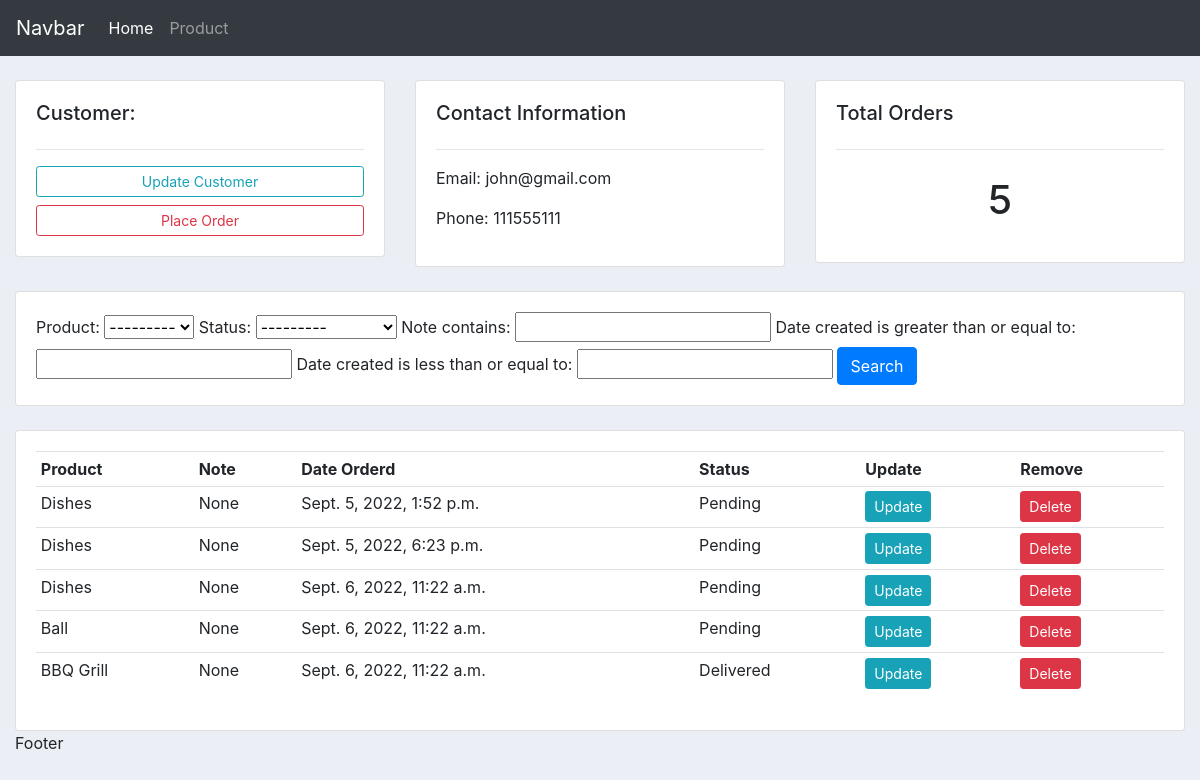
The app's page /customer/2/ with its own data.
### accounts/models.py (models this page shows, shortened)
class Customer(models.Model):
    name=models.CharField(max_length=200, null=True)
    phone=models.CharField(max_length=200, null=True)
    email=models.CharField(max_length=200, null=True)
    date_created=models.DateTimeField(auto_now_add=True, null=True)

class Order(models.Model):
    STATUS=(
        ('Pending','Pending'),
        ('Out for Delivery','Out for Delivery'),
        ('Delivered','Delivered'),
    )
    customer=  models.ForeignKey(Customer,null=True,on_delete=models.SET_NULL)
    product=  models.ForeignKey(Product,null=True,on_delete=models.SET_NULL)
    date_created=models.DateTimeField(auto_now_add=True, null=True)
    status=models.CharField(max_length=200,null=True,choices=STATUS)
    note = models.CharField(max_length=1000, null=True)

class Product(models.Model):
    CATEGORY=(
        ('Indoor','Indoor'),
        ('Out Door', 'Out Door'),
    )
    name=models.CharField(max_length=200, null=True)
    price=models.FloatField(null=True)
    category=models.CharField(max_length=200, null=True,choices=CATEGORY)
    description=models.CharField(max_length=200, null=True)
    date_created=models.DateTimeField(auto_now_add=True, null=True)
    tag=models.ManyToManyField(Tag)
    def __str__(self):
        return self.name

### accounts/views.py (the view)
def customer(request,pk_test):
    customer = Customer.objects.get(id=pk_test)
    orders = customer.order_set.all()
    order_count = orders.count()
    myFilter = OrderFilter(request.GET, queryset=orders)
    orders = myFilter.qs
    context = {'customer':customer, 'orders':orders, 'order_count':order_count,
	'myFilter':myFilter}
    return render(request, 'accounts/customer.html',context)

### accounts/templates/accounts/customer.html
{% extends 'accounts/main.html' %}
{%block content%}
<br>
<div class="row">
	<div class="col-md">
		<div class="card card-body">
			<h5>Customer:</h5>
			<hr>
			<a class="btn btn-outline-info  btn-sm btn-block" href="">Update Customer</a>
			<a class="btn btn-outline-danger  btn-sm btn-block" href="{% url 'create_order' customer.id %}">Place Order</a>
		</div>
	</div>
	<div class="col-md">
		<div class="card card-body">
			<h5>Contact Information</h5>
			<hr>
			<p>Email: {{customer.email}}</p>
			<p>Phone: {{customer.phone}}</p>
		</div>
	</div>
	<div class="col-md">
		<div class="card card-body">
			<h5>Total Orders</h5>
			<hr>
			<h1 style="text-align: center;padding: 10px">{{order_count}}</h1>
		</div>
	</div>
</div>
<br>
<div class="row">
	<div class="col">
		<div class="card card-body">
			<form method="get">
				{{myFilter.form}}
		    <button class="btn btn-primary" type="submit">Search</button>
		  </form>
		</div>
	</div>
</div>
<br>
<div class="row">
	<div class="col-md">
		<div class="card card-body">
			<table class="table table-sm">
				<tr>
					<th>Product</th>
					<th>Note</th>
					<th>Date Orderd</th>
					<th>Status   </th>
					<th>Update</th>
					<th>Remove</th>
				</tr>
				{% for order in orders %}
				<tr>
					<td>{{order.product}}</td>
					<td>{{order.note}}</td>
					<td>{{order.date_created}}</td>
					<td>{{order.status}}</td>
					<td><a class="btn btn-sm btn-info" href="{% url 'update_order' order.id %}">Update</a></td>
					<td><a class="btn btn-sm btn-danger" href="{% url 'delete_order' order.id %}">Delete</a></td>
				</tr>
				{% endfor %}
			</table>
		</div>
	</div>
</div>
{%endblock%}

### static/css/main.css (style rules this page uses)
body { background-color: #ebeff5; }

### records on screen
Customer: email "john@gmail.com", phone "111555111"
Order: product "Dishes", note "None", date_created "Sept. 5, 2022, 1:52 p.m.", status "Pending"
Order: product "Dishes", note "None", date_created "Sept. 5, 2022, 6:23 p.m.", status "Pending"
Order: product "Dishes", note "None", date_created "Sept. 6, 2022, 11:22 a.m.", status "Pending"
Order: product "Ball", note "None", date_created "Sept. 6, 2022, 11:22 a.m.", status "Pending"
Order: product "BBQ Grill", note "None", date_created "Sept. 6, 2022, 11:22 a.m.", status "Delivered"

### other values on screen
{{ order_count }} "5"
